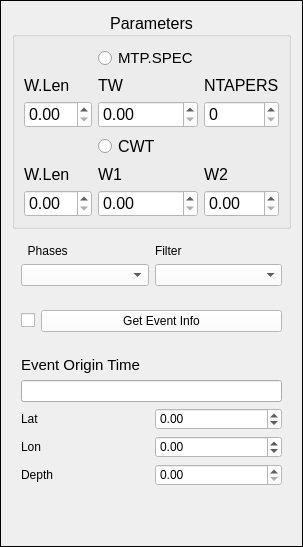
             <widget class="QFrame" name="frame">
              <property name="sizePolicy">
               <sizepolicy hsizetype="Preferred" vsizetype="MinimumExpanding">
                <horstretch>0</horstretch>
                <verstretch>0</verstretch>
               </sizepolicy>
              </property>
              <property name="maximumSize">
               <size>
                <width>300</width>
                <height>16777215</height>
               </size>
              </property>
              <property name="autoFillBackground">
               <bool>false</bool>
              </property>
              <property name="frameShape">
               <enum>QFrame::Panel</enum>
              </property>
              <property name="frameShadow">
               <enum>QFrame::Plain</enum>
              </property>
              <property name="lineWidth">
               <number>1</number>
              </property>
              <layout class="QGridLayout" name="gridLayout_7">
               <item row="7" column="0">
                <widget class="QWidget" name="widget_10" native="true">
                 <property name="sizePolicy">
                  <sizepolicy hsizetype="Preferred" vsizetype="Fixed">
                   <horstretch>0</horstretch>
                   <verstretch>0</verstretch>
                  </sizepolicy>
                 </property>
                 <layout class="QGridLayout" name="gridLayout_6">
                  <item row="0" column="0" colspan="2">
                   <widget class="QLabel" name="label_4">
                    <property name="font">
                     <font>
                      <family>Arial</family>
                      <pointsize>11</pointsize>
                      <weight>50</weight>
                      <italic>false</italic>
                      <bold>false</bold>
                     </font>
                    </property>
                    <property name="text">
                     <string>Event Origin Time</string>
                    </property>
                   </widget>
                  </item>
                  <item row="1" column="0" colspan="2">
                   <widget class="QLineEdit" name="eventtime"/>
                  </item>
                  <item row="2" column="0">
                   <widget class="QLabel" name="label">
                    <property name="text">
                     <string>Lat</string>
                    </property>
                   </widget>
                  </item>
                  <item row="2" column="1">
                   <widget class="QDoubleSpinBox" name="LAT">
                    <property name="styleSheet">
                     <string notr="true">background-color: rgb(255, 255, 255);</string>
                    </property>
                    <property name="minimum">
                     <double>-90.000000000000000</double>
                    </property>
                    <property name="maximum">
                     <double>90.000000000000000</double>
                    </property>
                   </widget>
                  </item>
                  <item row="3" column="0">
                   <widget class="QLabel" name="label_2">
                    <property name="text">
                     <string>Lon</string>
                    </property>
                   </widget>
                  </item>
                  <item row="3" column="1">
                   <widget class="QDoubleSpinBox" name="LON">
                    <property name="styleSheet">
                     <string notr="true">background-color: rgb(255, 255, 255);</string>
                    </property>
                    <property name="minimum">
                     <double>-180.000000000000000</double>
                    </property>
                    <property name="maximum">
                     <double>180.000000000000000</double>
                    </property>
                   </widget>
                  </item>
                  <item row="4" column="0">
                   <widget class="QLabel" name="label_3">
                    <property name="text">
                     <string>Depth</string>
                    </property>
                   </widget>
                  </item>
                  <item row="4" column="1">
                   <widget class="QDoubleSpinBox" name="DEPTH">
                    <property name="styleSheet">
                     <string notr="true">background-color: rgb(255, 255, 255);</string>
                    </property>
                    <property name="maximum">
                     <double>900.000000000000000</double>
                    </property>
                   </widget>
                  </item>
                 </layout>
                </widget>
               </item>
               <item row="1" column="0">
                <widget class="QWidget" name="widget_2" native="true">
                 <property name="sizePolicy">
                  <sizepolicy hsizetype="Preferred" vsizetype="Fixed">
                   <horstretch>0</horstretch>
                   <verstretch>0</verstretch>
                  </sizepolicy>
                 </property>
                 <layout class="QGridLayout" name="gridLayout_9">
                  <item row="0" column="0">
                   <widget class="QLabel" name="label_27">
                    <property name="text">
                     <string>  Phases</string>
                    </property>
                   </widget>
                  </item>
                  <item row="0" column="1">
                   <widget class="QLabel" name="label_45">
                    <property name="text">
                     <string>Filter</string>
                    </property>
                   </widget>
                  </item>
                  <item row="1" column="0">
                   <widget class="QComboBox" name="comboPick">
                    <property name="styleSheet">
                     <string notr="true">background-color: rgb(255, 255, 255);</string>
                    </property>
                   </widget>
                  </item>
                  <item row="1" column="1">
                   <widget class="QComboBox" name="comboFilter">
                    <property name="styleSheet">
                     <string notr="true">background-color: rgb(255, 255, 255);</string>
                    </property>
                   </widget>
                  </item>
                 </layout>
                </widget>
               </item>
               <item row="8" column="0">
                <spacer name="verticalSpacer_2">
                 <property name="orientation">
                  <enum>Qt::Vertical</enum>
                 </property>
                 <property name="sizeHint" stdset="0">
                  <size>
                   <width>20</width>
                   <height>40</height>
                  </size>
                 </property>
                </spacer>
               </item>
               <item row="6" column="0">
                <widget class="QWidget" name="widget_9" native="true">
                 <property name="sizePolicy">
                  <sizepolicy hsizetype="Preferred" vsizetype="Fixed">
                   <horstretch>0</horstretch>
                   <verstretch>0</verstretch>
                  </sizepolicy>
                 </property>
                 <layout class="QHBoxLayout" name="horizontalLayout">
                  <item>
                   <widget class="QCheckBox" name="ArrivalTimes">
                    <property name="sizePolicy">
                     <sizepolicy hsizetype="Fixed" vsizetype="Fixed">
                      <horstretch>0</horstretch>
                      <verstretch>0</verstretch>
                     </sizepolicy>
                    </property>
                    <property name="styleSheet">
                     <string notr="true"/>
                    </property>
                    <property name="text">
                     <string/>
                    </property>
                    <property name="iconSize">
                     <size>
                      <width>20</width>
                      <height>20</height>
                     </size>
                    </property>
                   </widget>
                  </item>
                  <item>
                   <widget class="QPushButton" name="geteventinfo">
                    <property name="sizePolicy">
                     <sizepolicy hsizetype="MinimumExpanding" vsizetype="Fixed">
                      <horstretch>0</horstretch>
                      <verstretch>0</verstretch>
                     </sizepolicy>
                    </property>
                    <property name="cursor">
                     <cursorShape>PointingHandCursor</cursorShape>
                    </property>
                    <property name="styleSheet">
                     <string notr="true">background-color: rgb(255, 255, 255);</string>
                    </property>
                    <property name="text">
                     <string>Get Event Info</string>
                    </property>
                   </widget>
                  </item>
                 </layout>
                </widget>
               </item>
               <item row="0" column="0">
                <widget class="QGroupBox" name="groupBox">
                 <property name="sizePolicy">
                  <sizepolicy hsizetype="Preferred" vsizetype="Fixed">
                   <horstretch>0</horstretch>
                   <verstretch>0</verstretch>
                  </sizepolicy>
                 </property>
                 <property name="minimumSize">
                  <size>
                   <width>0</width>
                   <height>0</height>
                  </size>
                 </property>
                 <property name="font">
                  <font>
                   <family>Arial</family>
                   <pointsize>12</pointsize>
                   <weight>50</weight>
                   <italic>false</italic>
                   <bold>false</bold>
                  </font>
                 </property>
                 <property name="title">
                  <string>Parameters</string>
                 </property>
                 <property name="alignment">
                  <set>Qt::AlignCenter</set>
                 </property>
                 <layout class="QGridLayout" name="gridLayout_3">
                  <item row="1" column="0">
                   <widget class="QLabel" name="label_47">
                    <property name="text">
                     <string>W.Len</string>
                    </property>
                   </widget>
                  </item>
                  <item row="1" column="1">
                   <widget class="QLabel" name="label_48">
                    <property name="text">
                     <string>TW</string>
                    </property>
                   </widget>
                  </item>
                  <item row="5" column="3">
                   <widget class="QDoubleSpinBox" name="W2">
                    <property name="sizePolicy">
                     <sizepolicy hsizetype="Expanding" vsizetype="Fixed">
                      <horstretch>0</horstretch>
                      <verstretch>0</verstretch>
                     </sizepolicy>
                    </property>
                    <property name="styleSheet">
                     <string notr="true">background-color: rgb(255, 255, 255);</string>
                    </property>
                   </widget>
                  </item>
                  <item row="4" column="3">
                   <widget class="QLabel" name="label_52">
                    <property name="text">
                     <string>W2</string>
                    </property>
                   </widget>
                  </item>
                  <item row="1" column="3">
                   <widget class="QLabel" name="label_49">
                    <property name="text">
                     <string>NTAPERS</string>
                    </property>
                   </widget>
                  </item>
                  <item row="5" column="0">
                   <widget class="QDoubleSpinBox" name="WLen2">
                    <property name="sizePolicy">
                     <sizepolicy hsizetype="Expanding" vsizetype="Fixed">
                      <horstretch>0</horstretch>
                      <verstretch>0</verstretch>
                     </sizepolicy>
                    </property>
                    <property name="styleSheet">
                     <string notr="true">background-color: rgb(255, 255, 255);</string>
                    </property>
                   </widget>
                  </item>
                  <item row="0" column="1" colspan="2">
                   <widget class="QRadioButton" name="MTPSPEC">
                    <property name="font">
                     <font>
                      <family>Arial</family>
                      <pointsize>11</pointsize>
                      <weight>50</weight>
                      <italic>false</italic>
                      <bold>false</bold>
                     </font>
                    </property>
                    <property name="text">
                     <string>MTP.SPEC</string>
                    </property>
                   </widget>
                  </item>
                  <item row="4" column="0">
                   <widget class="QLabel" name="label_53">
                    <property name="text">
                     <string>W.Len</string>
                    </property>
                   </widget>
                  </item>
                  <item row="4" column="1">
                   <widget class="QLabel" name="label_51">
                    <property name="text">
                     <string>W1</string>
                    </property>
                   </widget>
                  </item>
                  <item row="2" column="1" colspan="2">
                   <widget class="QDoubleSpinBox" name="TWMT">
                    <property name="sizePolicy">
                     <sizepolicy hsizetype="Expanding" vsizetype="Fixed">
                      <horstretch>0</horstretch>
                      <verstretch>0</verstretch>
                     </sizepolicy>
                    </property>
                    <property name="styleSheet">
                     <string notr="true">background-color: rgb(255, 255, 255);</string>
                    </property>
                   </widget>
                  </item>
                  <item row="2" column="3">
                   <widget class="QSpinBox" name="NTAPERS">
                    <property name="sizePolicy">
                     <sizepolicy hsizetype="Expanding" vsizetype="Fixed">
                      <horstretch>0</horstretch>
                      <verstretch>0</verstretch>
                     </sizepolicy>
                    </property>
                    <property name="styleSheet">
                     <string notr="true">background-color: rgb(255, 255, 255);</string>
                    </property>
                   </widget>
                  </item>
                  <item row="5" column="1" colspan="2">
                   <widget class="QDoubleSpinBox" name="W1">
                    <property name="sizePolicy">
                     <sizepolicy hsizetype="Expanding" vsizetype="Fixed">
                      <horstretch>0</horstretch>
                      <verstretch>0</verstretch>
                     </sizepolicy>
                    </property>
                    <property name="styleSheet">
                     <string notr="true">background-color: rgb(255, 255, 255);</string>
                    </property>
                   </widget>
                  </item>
                  <item row="2" column="0">
                   <widget class="QDoubleSpinBox" name="WLen1">
                    <property name="sizePolicy">
                     <sizepolicy hsizetype="Expanding" vsizetype="Fixed">
                      <horstretch>0</horstretch>
                      <verstretch>0</verstretch>
                     </sizepolicy>
                    </property>
                    <property name="styleSheet">
                     <string notr="true">background-color: rgb(255, 255, 255);</string>
                    </property>
                   </widget>
                  </item>
                  <item row="3" column="1" colspan="2">
                   <widget class="QRadioButton" name="CWT">
                    <property name="text">
                     <string>CWT</string>
                    </property>
                   </widget>
                  </item>
                 </layout>
                </widget>
               </item>
              </layout>
             </widget>
